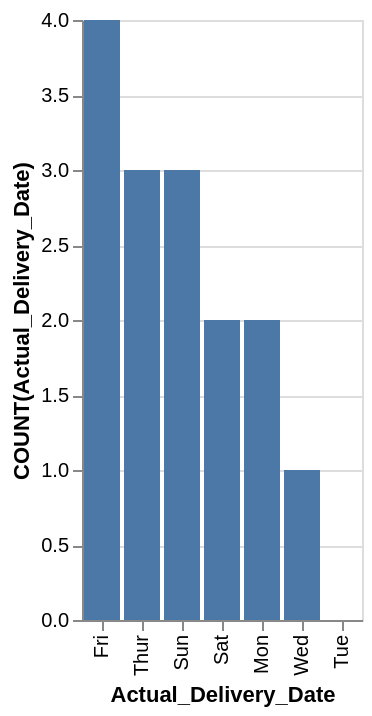

This figure's Vega-Lite source:
### Vega-Lite specification from a JSON file in a GitHub repository (floating-point values rounded to 4 significant figures)
{"data": {"values": [{"x_data": "Fri", "y_data": 4}, {"x_data": "Thur", "y_data": 3}, {"x_data": "Sun", "y_data": 3}, {"x_data": "Sat", "y_data": 2}, {"x_data": "Mon", "y_data": 2}, {"x_data": "Wed", "y_data": 1}, {"x_data": "Tue", "y_data": 0}]}, "mark": "bar", "encoding": {"x": {"field": "x_data", "type": "nominal", "title": "Actual_Delivery_Date", "sort": {"op": "sum", "field": "y_data", "order": "descending"}}, "y": {"field": "y_data", "type": "quantitative", "title": "COUNT(Actual_Delivery_Date)"}}}
